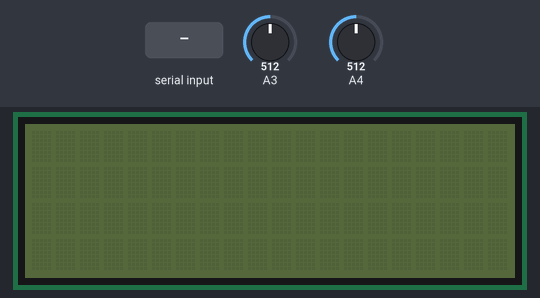
Simulated run of this sketch. Board: Arduino Leonardo, built with avr-gcc and run on an emulated ATmega32U4. Shown: 20×4 character LCD. The test bench sets the inputs (shaded band); at power-on: A3 = 512, A4 = 512.

Above: at 0.9 s.
1.0 s: "@OK" received over the second serial link
At 2.7 s:
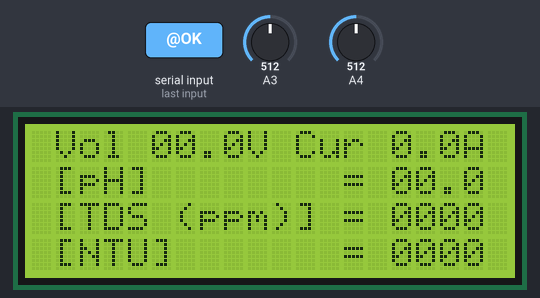
3.6 s: "@READ" received over the second serial link
At 6.0 s:
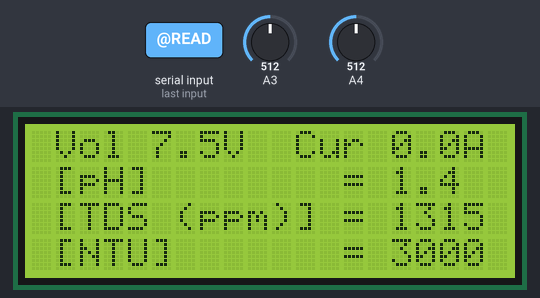
Timing chart, 0 to 7.5 s (numbered marks = the images above; inputs shaded):
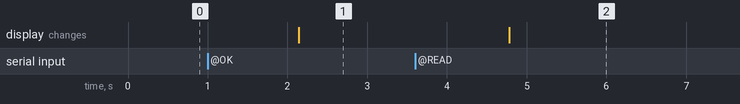

The sketch:

Environment_Monitor.ino
```cpp
#include "Sensor_Environment.h"
#include "Pin_Connect.h"

/* ------------------------------------------------------------------------- */

float temperature = 25; // Giả định nhiệt độ dung dịch đo luôn lý tưởng là 25 độ C

float current = 0.0; // Đo dòng điện của nguồn
float voltage = 0.0; // Đo điện áp của nguồn

LiquidCrystal_I2C lcd(0x27, 20, 4);
// SoftwareSerial mySerial(2, 3); // RX, TX

// #define TIME_UPDATE 1000U // Đơn vị (ms)
// static unsigned long timepoint = millis();

String text;
int signal;

/* ----------------------------- Cảm biến độ pH ---------------------------- */

float voltage_pH;
float phValue = 0.0;

DFRobot_PH ph;

/* --------------------- Cảm biến tổng chất rắn hòa tan -------------------- */

float tdsValue = 0.0;

GravityTDS gravityTds;

/* ---------------------- Cảm biến đo độ đục của nước ---------------------- */

float voltage_NTU;
float ntuValue = 0.0;

/* ------------------------------------------------------------------------- */

void setup()
{
  DEBUG_BEGIN(115200);
  // mySerial.begin(115200);
  Serial1.begin(115200);

  /* Wait for ESP's confirmation response */
  DEBUG_PRINTLN("BEGIN");
  while (1)
  {
    while (Serial1.available() == 0)
    {
    }
    DEBUG_PRINTLN("GET INFO...");
    text = Serial1.readString();
    // DEBUG_PRINT(text);
    signal = text.indexOf("@");
    text = text.substring(signal, signal + 3);
    if (text == "@OK") // To know ESP had connected with Blynk!
    {
      DEBUG_PRINTLN("YES");
      Serial1.print("YES"); // For ESP know MEGA had ready!
      break;
    }
  }
  DEBUG_PRINTLN("END");

  /* Khởi tạo pH */
  ph.begin();

  /* Khởi tạo TDS */
  gravityTds.setPin(SIG_TCR);
  gravityTds.setAref(5.0);      // Reference voltage on ADC, default 5.0V on Arduino UNO
  gravityTds.setAdcRange(1024); // 1024 for 10bit ADC; 4096 for 12bit ADC
  gravityTds.begin();

  /* Khởi tạo LCD */
  lcd.init();
  lcd.clear();
  lcd.backlight();

  /* Tạo form mẫu sẵn trước */
  lcd.setCursor(0, 0); // Cột 1, Dòng 1
  lcd.print(" Vol 00.0V Cur 0.0A ");
  lcd.setCursor(0, 1); // Cột 1, Dòng 2
  lcd.print(" [pH]        = 00.0 ");
  lcd.setCursor(0, 2); // Cột 1, Dòng 3
  lcd.print(" [TDS (ppm)] = 0000 ");
  lcd.setCursor(0, 3); // Cột 1, Dòng 4
  lcd.print(" [NTU]       = 0000 ");
}

/* ------------------------------------------------------------------------- */

void loop()
{
  /* Tần suất cập nhập các giá trị */
  // if (millis() - timepoint >= TIME_UPDATE)
  // {
  //   timepoint = millis();

  //   //
  // }

  /* Đợi ESP gửi lệnh để đọc giá trị các cảm biến rồi gửi về ESP */
  DEBUG_PRINTLN("START");
  while (Serial1.available() == 0)
  {
  }
  DEBUG_PRINTLN("GET INFO...");
  text = Serial1.readString();
  signal = text.indexOf("@");
  text = text.substring(signal, signal + 5);
  if (text == "@READ")
  {
    /* Đo độ pH */
    voltage_pH = analogRead(SIG_PH) / 1024.0 * 5000;
    phValue = ph.readPH(voltage_pH, temperature);

    /* Đo độ ppm */
    gravityTds.setTemperature(temperature);
    gravityTds.update();
    tdsValue = gravityTds.getTdsValue();

    /* Đo độ NTU */
    voltage_NTU = analogRead(SIG_DDN) * (5.0 / 1024.0);
    ntuValue = convert_vol_to_NTU(voltage_NTU);

    /* Đo dòng điện DC (A) */
    current = ACS712_5A(SIG_CURRENT);

    /* Đo điện áp DC (V) */
    voltage = vol_divider_res(SIG_VOLTAGE);

    /* Cho hiển thị các thông số này lên màn hình LCD */
    display_LCD(&lcd, phValue, tdsValue, ntuValue, current, voltage);

    /* Gửi dữ liệu qua ESP */
    // reportToESP(&mySerial, phValue, tdsValue, ntuValue, current, voltage);
    reportToESP(&Serial1, phValue, tdsValue, ntuValue, current, voltage);

    DEBUG_PRINTLN("DONE");
  }
}
```

Pin_Connect.h
```cpp
#ifndef _PIN_CONNECT_H_
#define _PIN_CONNECT_H_

/* Cảm biến */
#define SIG_PH A2  // Cảm biến đo pH
#define SIG_TCR A1 // Cảm biến tổng chất rắn hòa tan
#define SIG_DDN A0 // Cảm biến đo độ đục của nước

/* Thông số điện */
#define SIG_CURRENT A3 // Đo dòng
#define SIG_VOLTAGE A4 // Đo áp

#endif
```

Sensor_Environment.cpp
```cpp
#include "Sensor_Environment.h"

#define SAMPLES_CUR 100 // Số lần lấy mẫu mỗi lần đo Dòng điện
#define SAMPLES_VOL 100 // Số lần lấy mẫu mỗi lần đo Điện áp

/* ---------------------- Hàm chuyển Điện áp sang NTU ---------------------- */

float convert_vol_to_NTU(float vol)
{
  /*
  ** [y], đơn vị độ đục nước (NTU)
  ** [x], đơn vị điện áp (V)
  **
  ** y = -1120.4*(x^2) + 5742.3*(x) - 4352.9
  */
  float value = (-1120.4 * vol * vol) + (5742.3 * vol) - 4352.9;
  return value;
}

/* ---------------------- Hàm đọc dòng điện từ ACS712 ---------------------- */

float ACS712_5A(byte pin)
{
  /*
  ** Với mode 5A : average = average + (.0264 * analogRead(A0) -13.51);
  ** Với mode 20A: average = average + (.049 * analogRead(A0) -25);
  ** Với mode 30A: average = average + (.742 * analogRead(A0) -37.8);
  **
  ** Trên các bo mạch dựa trên ATmega (UNO, Nano, Mini, Mega)
  ** Mất khoảng 100 micro giây (0,0001 giây) để đọc một đầu vào Analog
  ** Vì vậy tốc độ đọc tối đa là khoảng 10.000 lần một giây.
  **
  ** Hàm này cho lấy mẫu 'SAMPLES_CUR' lần, mỗi lần khoảng 0.5ms
  */
  float average = 0.0;
  for (int i = 0; i < SAMPLES_CUR; i++)
  {
    /* For the 5A mode */
    average = average + (.0264 * analogRead(pin) - 13.51);
    delayMicroseconds(500);
  }
  return average / SAMPLES_CUR;
}

/* ----------------------------- Hàm đo điện áp ---------------------------- */

float vol_divider_res(byte pin)
{
  /*
  ** Dùng nguyên lý trở phân áp, với tỉ lệ 1/3
  ** Khi nguồn vào Max là 15V (IN) thì nguồn ra là 5V (OUT)
  **
  ** IN - 0   OUT - 0
  ** ------ = ------- ==> IN = 3 * OUT
  ** 15 - 0    5 - 0
  **
  ** Với nguồn ra 5V, phù hợp cho các bo mạch đọc được
  ** Công thức dưới đây, đại lượng 'vol' cũng chính là 'OUT'
  **
  ** analog   vol
  ** ------ = --- ==> vol = 5 * analog / 1024
  **  1024     5
  **
  ** Hàm này cho lấy mẫu 'SAMPLES_VOL' lần, mỗi lần khoảng 0.5ms
  */
  float average = 0.0;
  for (int i = 0; i < SAMPLES_VOL; i++)
  {
    average = average + (analogRead(pin) * (15.0 / 1024.0));
    delayMicroseconds(500);
  }
  return average / SAMPLES_VOL;
}

/* ------------------- Hàm hiển thị các thông tin lên LCD ------------------ */

/* Các giá trị sẽ hiển thị...
** "pH: 00.0"
** "TDS: 0000ppm"
** "NTU: 0000"
** "Vol: 00.0V"
** "Cur: 0.0A"
**
** Sắp xếp để hiển thị lên màn hình LCD...
**    01234567890123456789
**   ----------------------
** 0 | Vol 00.0V Cur 0.0A |
** 1 | [pH]        = 00.0 |
** 2 | [TDS (ppm)] = 0000 |
** 3 | [NTU]       = 0000 |
**   ----------------------
*/
void display_LCD(LiquidCrystal_I2C *lcdPtr, float pH, float tds, float ntu, float cur, float vol)
{
  /* Cột 6, Dòng 1 */
  lcdPtr->setCursor(5, 0);
  lcdPtr->print(F("     "));
  lcdPtr->setCursor(5, 0);
  lcdPtr->print(vol, 1);
  lcdPtr->print("V");

  /* Cột 16, Dòng 1 */
  lcdPtr->setCursor(15, 0);
  lcdPtr->print(F("     "));
  lcdPtr->setCursor(15, 0);
  lcdPtr->print(cur, 1);
  lcdPtr->print("A");

  /* Cột 16, Dòng 2 */
  lcdPtr->setCursor(15, 1);
  lcdPtr->print(F("     "));
  lcdPtr->setCursor(15, 1);
  lcdPtr->print(pH, 1);

  /* Cột 16, Dòng 3 */
  lcdPtr->setCursor(15, 2);
  lcdPtr->print(F("     "));
  lcdPtr->setCursor(15, 2);
  lcdPtr->print(tds, 0);

  /* Cột 16, Dòng 4 */
  lcdPtr->setCursor(15, 3);
  lcdPtr->print(F("     "));
  lcdPtr->setCursor(15, 3);
  lcdPtr->print(ntu, 0);
}

/* ---------------- Cho Uno gửi dữ liệu các cảm biến lên ESP --------------- */

// void reportToESP(SoftwareSerial *dataPtr, float pH, float tds, float ntu, float cur, float vol)
void reportToESP(HardwareSerial *dataPtr, float pH, float tds, float ntu, float cur, float vol)
{
  String data = "";

  data += ("#" + String(pH, 1));
  data += (":" + String(tds, 0));
  data += (":" + String(ntu, 0));
  data += (":" + String(cur, 1));
  data += (":" + String(vol, 1));

  dataPtr->print(data);
}
```

Sensor_Environment.h
```cpp
#ifndef _SENSOR_ENVIRONMENT_H_
#define _SENSOR_ENVIRONMENT_H_

/* ------------------------------------------------------------------------- */

#include "Arduino.h"
#include "Pin_Connect.h"

/* ------------------------------------------------------------------------- */

#include <EEPROM.h>

#include "DFRobot_PH.h"
#include "GravityTDS.h"

#include <LiquidCrystal_I2C.h>
// #include <SoftwareSerial.h>

/* -------------- DEBUG (uncomment to open the Debug function) ------------- */

// #define ENABLE_DEBUG

#if defined(ENABLE_DEBUG)
#define Debug Serial
#define DEBUG_BEGIN(...) Debug.begin(__VA_ARGS__)
#define DEBUG_WRITE(...) Debug.write(__VA_ARGS__)
#define DEBUG_PRINT(...) Debug.print(__VA_ARGS__)
#define DEBUG_PRINTLN(...) Debug.println(__VA_ARGS__)
#else
#define DEBUG_BEGIN(...)
#define DEBUG_WRITE(...)
#define DEBUG_PRINT(...)
#define DEBUG_PRINTLN(...)
#endif

/* ------------------------------------------------------------------------- */

float convert_vol_to_NTU(float vol);
float ACS712_5A(byte pin);
float vol_divider_res(byte pin);

void display_LCD(LiquidCrystal_I2C *lcdPtr, float pH, float tds, float ntu, float cur, float vol);

// void reportToESP(SoftwareSerial *dataPtr, float pH, float tds, float ntu, float cur, float vol);
void reportToESP(HardwareSerial *dataPtr, float pH, float tds, float ntu, float cur, float vol);

/* ------------------------------------------------------------------------- */

#endif
```

Measured:
- after the input at 1.0 s, the display: changes after 1.1 s (image 1)
- after the input at 3.6 s, the display: changes after 1.2 s (image 2)
